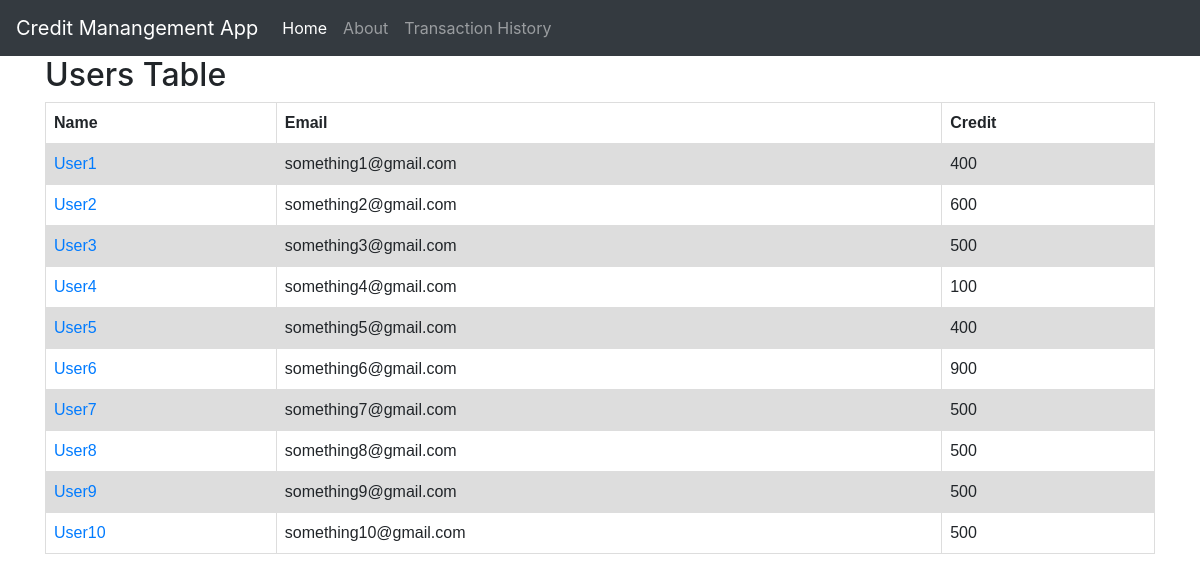
Screenshot of /users with the database file from the repository.
### Credit.py (models this page shows, shortened)
class Person(db.Model):
    id = db.Column(db.Integer, primary_key=True)
    username = db.Column(db.String(20), unique=False)
    email = db.Column(db.String(120), unique=False)
    credit = db.Column(db.Integer, primary_key=False)

### Credit.py (the view)
@app.route("/users")
def Users():
    persons = Person.query.all()
    return render_template('users.html', myPersons=persons)

### Templates/users.html (shortened to what this page needs)
{% extends 'layout.html' %}
{% block body %}
		<!DOCTYPE html>
	<html>
	<head>
	</head>
	<body>
	<h2>Users Table</h2>
	<table>
	  <tr>
	    <th>Name</th>
	    <th>Email</th>
	    <th>Credit</th>
	  </tr>
	    {% for person in myPersons %}
	    <tr>
		    <td><a href="/user{{person.id}}"> {{person.username}}</a></td>
		    <td>{{person.email}}</td>
		    <td>{{person.credit}}</td>
		</tr>
	    {% endfor %}
	</table>
	</body>
	</html>
{% endblock %}

### Templates/layout.html (shortened to what this page needs)
<!DOCTYPE html>
<html>
<head>
	<link rel="stylesheet" href="https://stackpath.bootstrapcdn.com/bootstrap/4.3.1/css/bootstrap.min.css">
</head>
<body>
	{% include 'includes/_navbar.html' %}
	<div class="container">
   	  {% block body %}{% endblock %}
    </div>
</body>
</html>

### Templates/includes/_navbar.html (shortened to what this page needs)
<nav class="navbar navbar-expand-md navbar-dark bg-dark default">
  <a class="navbar-brand" href="#">Credit Manangement App</a>
  <div class="collapse navbar-collapse" id="navbarsExampleDefault">
    <ul class="navbar-nav mr-auto">
      <li class="nav-item active">
        <a class="nav-link" href="/">Home <span class="sr-only">(current)</span></a>
      </li>
      <li class="nav-item">
        <a class="nav-link" href="/about">About</a>
      </li>
      <li>
       <a class="nav-link" href="/transactions">Transaction History</a>
      </li>
    </ul>
  </div>
</nav>

### Templates/users.html (style rules this page uses)
table { font-family: arial, sans-serif; border-collapse: collapse; width: 100%; }
td, th { border: 1px solid #dddddd; text-align: left; padding: 8px; }
tr:nth-child(even) { background-color: #dddddd; }

### rows the page displays
Person: username "User1", email "something1@gmail.com", credit "400"
Person: username "User2", email "something2@gmail.com", credit "600"
Person: username "User3", email "something3@gmail.com", credit "500"
Person: username "User4", email "something4@gmail.com", credit "100"
Person: username "User5", email "something5@gmail.com", credit "400"
Person: username "User6", email "something6@gmail.com", credit "900"
Person: username "User7", email "something7@gmail.com", credit "500"
Person: username "User8", email "something8@gmail.com", credit "500"
Person: username "User9", email "something9@gmail.com", credit "500"
Person: username "User10", email "something10@gmail.com", credit "500"
